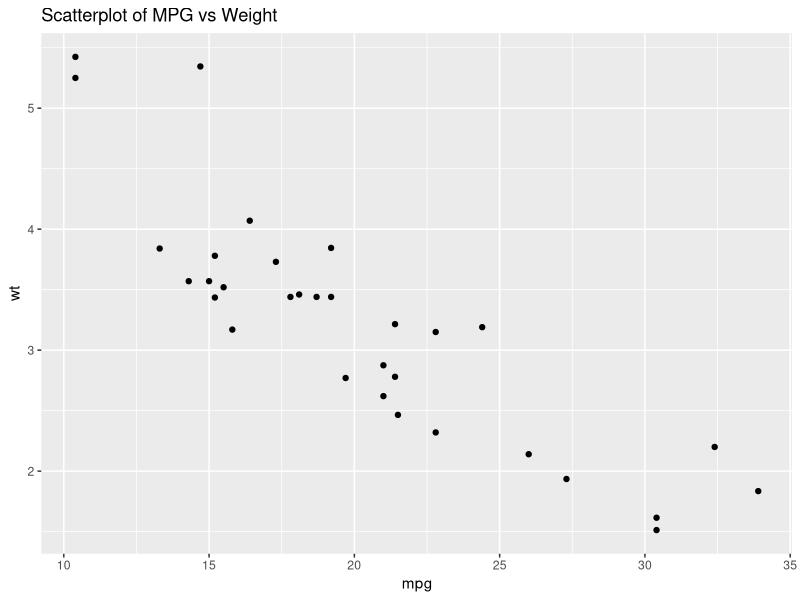

Reproduce this figure in R.
## ---- chunk 1
#| fig-height: 5
#| fig-width: 5

library(ggplot2)
ggplot(mtcars, aes(x = mpg, y = wt)) +
  geom_point() +
  labs(title = "Scatterplot of MPG vs Weight")
